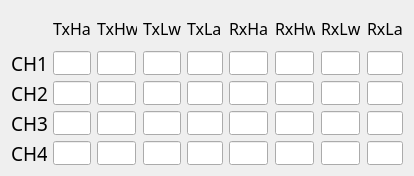
    <widget class="QWidget" name="gridLayoutWidget_3">
     <property name="geometry">
      <rect>
       <x>20</x>
       <y>450</y>
       <width>414</width>
       <height>176</height>
      </rect>
     </property>
     <layout class="QGridLayout" name="gridLayout_C">
      <item row="4" column="2">
       <widget class="QLineEdit" name="lineEdit_C_32">
        <property name="maximumSize">
         <size>
          <width>39</width>
          <height>24</height>
         </size>
        </property>
       </widget>
      </item>
      <item row="3" column="5">
       <widget class="QLineEdit" name="lineEdit_C_25">
        <property name="maximumSize">
         <size>
          <width>39</width>
          <height>24</height>
         </size>
        </property>
       </widget>
      </item>
      <item row="3" column="3">
       <widget class="QLineEdit" name="lineEdit_C_23">
        <property name="maximumSize">
         <size>
          <width>39</width>
          <height>24</height>
         </size>
        </property>
       </widget>
      </item>
      <item row="5" column="3">
       <widget class="QLineEdit" name="lineEdit_C_43">
        <property name="maximumSize">
         <size>
          <width>39</width>
          <height>24</height>
         </size>
        </property>
       </widget>
      </item>
      <item row="4" column="4">
       <widget class="QLineEdit" name="lineEdit_C_34">
        <property name="maximumSize">
         <size>
          <width>39</width>
          <height>24</height>
         </size>
        </property>
       </widget>
      </item>
      <item row="2" column="6">
       <widget class="QLineEdit" name="lineEdit_C_16">
        <property name="maximumSize">
         <size>
          <width>39</width>
          <height>24</height>
         </size>
        </property>
       </widget>
      </item>
      <item row="5" column="0">
       <widget class="QLabel" name="label_temp_36">
        <property name="maximumSize">
         <size>
          <width>36</width>
          <height>24</height>
         </size>
        </property>
        <property name="font">
         <font>
          <family>黑体</family>
          <pointsize>14</pointsize>
         </font>
        </property>
        <property name="text">
         <string>CH4</string>
        </property>
       </widget>
      </item>
      <item row="3" column="1">
       <widget class="QLineEdit" name="lineEdit_C_21">
        <property name="maximumSize">
         <size>
          <width>39</width>
          <height>24</height>
         </size>
        </property>
       </widget>
      </item>
      <item row="5" column="4">
       <widget class="QLineEdit" name="lineEdit_C_44">
        <property name="maximumSize">
         <size>
          <width>39</width>
          <height>24</height>
         </size>
        </property>
       </widget>
      </item>
      <item row="3" column="8">
       <widget class="QLineEdit" name="lineEdit_C_28">
        <property name="maximumSize">
         <size>
          <width>39</width>
          <height>24</height>
         </size>
        </property>
       </widget>
      </item>
      <item row="4" column="3">
       <widget class="QLineEdit" name="lineEdit_C_33">
        <property name="maximumSize">
         <size>
          <width>39</width>
          <height>24</height>
         </size>
        </property>
       </widget>
      </item>
      <item row="4" column="6">
       <widget class="QLineEdit" name="lineEdit_C_36">
        <property name="maximumSize">
         <size>
          <width>39</width>
          <height>24</height>
         </size>
        </property>
       </widget>
      </item>
      <item row="2" column="5">
       <widget class="QLineEdit" name="lineEdit_C_15">
        <property name="maximumSize">
         <size>
          <width>39</width>
          <height>24</height>
         </size>
        </property>
       </widget>
      </item>
      <item row="2" column="1">
       <widget class="QLineEdit" name="lineEdit_C_11">
        <property name="maximumSize">
         <size>
          <width>39</width>
          <height>24</height>
         </size>
        </property>
       </widget>
      </item>
      <item row="4" column="8">
       <widget class="QLineEdit" name="lineEdit_C_38">
        <property name="maximumSize">
         <size>
          <width>39</width>
          <height>24</height>
         </size>
        </property>
       </widget>
      </item>
      <item row="4" column="1">
       <widget class="QLineEdit" name="lineEdit_C_31">
        <property name="maximumSize">
         <size>
          <width>39</width>
          <height>24</height>
         </size>
        </property>
       </widget>
      </item>
      <item row="1" column="5">
       <widget class="QLabel" name="label_temp_60">
        <property name="maximumSize">
         <size>
          <width>40</width>
          <height>35</height>
         </size>
        </property>
        <property name="font">
         <font>
          <family>黑体</family>
          <pointsize>12</pointsize>
         </font>
        </property>
        <property name="text">
         <string>RxHa</string>
        </property>
       </widget>
      </item>
      <item row="2" column="4">
       <widget class="QLineEdit" name="lineEdit_C_14">
        <property name="maximumSize">
         <size>
          <width>39</width>
          <height>24</height>
         </size>
        </property>
       </widget>
      </item>
      <item row="3" column="6">
       <widget class="QLineEdit" name="lineEdit_C_26">
        <property name="maximumSize">
         <size>
          <width>39</width>
          <height>24</height>
         </size>
        </property>
       </widget>
      </item>
      <item row="2" column="7">
       <widget class="QLineEdit" name="lineEdit_C_17">
        <property name="maximumSize">
         <size>
          <width>39</width>
          <height>24</height>
         </size>
        </property>
       </widget>
      </item>
      <item row="4" column="5">
       <widget class="QLineEdit" name="lineEdit_C_35">
        <property name="maximumSize">
         <size>
          <width>39</width>
          <height>24</height>
         </size>
        </property>
       </widget>
      </item>
      <item row="5" column="6">
       <widget class="QLineEdit" name="lineEdit_C_46">
        <property name="maximumSize">
         <size>
          <width>39</width>
          <height>24</height>
         </size>
        </property>
       </widget>
      </item>
      <item row="5" column="8">
       <widget class="QLineEdit" name="lineEdit_C_48">
        <property name="maximumSize">
         <size>
          <width>39</width>
          <height>24</height>
         </size>
        </property>
       </widget>
      </item>
      <item row="5" column="2">
       <widget class="QLineEdit" name="lineEdit_C_42">
        <property name="maximumSize">
         <size>
          <width>39</width>
          <height>24</height>
         </size>
        </property>
       </widget>
      </item>
      <item row="3" column="7">
       <widget class="QLineEdit" name="lineEdit_C_27">
        <property name="maximumSize">
         <size>
          <width>39</width>
          <height>24</height>
         </size>
        </property>
       </widget>
      </item>
      <item row="5" column="5">
       <widget class="QLineEdit" name="lineEdit_C_45">
        <property name="maximumSize">
         <size>
          <width>39</width>
          <height>24</height>
         </size>
        </property>
       </widget>
      </item>
      <item row="5" column="7">
       <widget class="QLineEdit" name="lineEdit_C_47">
        <property name="maximumSize">
         <size>
          <width>39</width>
          <height>24</height>
         </size>
        </property>
       </widget>
      </item>
      <item row="3" column="2">
       <widget class="QLineEdit" name="lineEdit_C_22">
        <property name="maximumSize">
         <size>
          <width>39</width>
          <height>24</height>
         </size>
        </property>
       </widget>
      </item>
      <item row="4" column="7">
       <widget class="QLineEdit" name="lineEdit_C_37">
        <property name="maximumSize">
         <size>
          <width>39</width>
          <height>24</height>
         </size>
        </property>
       </widget>
      </item>
      <item row="3" column="0">
       <widget class="QLabel" name="label_temp_35">
        <property name="maximumSize">
         <size>
          <width>36</width>
          <height>24</height>
         </size>
        </property>
        <property name="font">
         <font>
          <family>黑体</family>
          <pointsize>14</pointsize>
         </font>
        </property>
        <property name="text">
         <string>CH2</string>
        </property>
       </widget>
      </item>
      <item row="2" column="3">
       <widget class="QLineEdit" name="lineEdit_C_13">
        <property name="maximumSize">
         <size>
          <width>39</width>
          <height>24</height>
         </size>
        </property>
       </widget>
      </item>
      <item row="5" column="1">
       <widget class="QLineEdit" name="lineEdit_C_41">
        <property name="maximumSize">
         <size>
          <width>39</width>
          <height>24</height>
         </size>
        </property>
       </widget>
      </item>
      <item row="2" column="8">
       <widget class="QLineEdit" name="lineEdit_C_18">
        <property name="maximumSize">
         <size>
          <width>39</width>
          <height>24</height>
         </size>
        </property>
       </widget>
      </item>
      <item row="3" column="4">
       <widget class="QLineEdit" name="lineEdit_C_24">
        <property name="maximumSize">
         <size>
          <width>39</width>
          <height>24</height>
         </size>
        </property>
       </widget>
      </item>
      <item row="2" column="2">
       <widget class="QLineEdit" name="lineEdit_C_12">
        <property name="maximumSize">
         <size>
          <width>39</width>
          <height>24</height>
         </size>
        </property>
       </widget>
      </item>
      <item row="2" column="0">
       <widget class="QLabel" name="label_temp_34">
        <property name="maximumSize">
         <size>
          <width>36</width>
          <height>24</height>
         </size>
        </property>
        <property name="font">
         <font>
          <family>黑体</family>
          <pointsize>14</pointsize>
         </font>
        </property>
        <property name="text">
         <string>CH1</string>
        </property>
       </widget>
      </item>
      <item row="4" column="0">
       <widget class="QLabel" name="label_temp_39">
        <property name="maximumSize">
         <size>
          <width>36</width>
          <height>24</height>
         </size>
        </property>
        <property name="font">
         <font>
          <family>黑体</family>
          <pointsize>14</pointsize>
         </font>
        </property>
        <property name="text">
         <string>CH3</string>
        </property>
       </widget>
      </item>
      <item row="1" column="2">
       <widget class="QLabel" name="label_temp_64">
        <property name="maximumSize">
         <size>
          <width>40</width>
          <height>35</height>
         </size>
        </property>
        <property name="font">
         <font>
          <family>黑体</family>
          <pointsize>12</pointsize>
         </font>
        </property>
        <property name="text">
         <string>TxHw</string>
        </property>
       </widget>
      </item>
      <item row="1" column="4">
       <widget class="QLabel" name="label_temp_62">
        <property name="maximumSize">
         <size>
          <width>40</width>
          <height>35</height>
         </size>
        </property>
        <property name="font">
         <font>
          <family>黑体</family>
          <pointsize>12</pointsize>
         </font>
        </property>
        <property name="text">
         <string>TxLa</string>
        </property>
       </widget>
      </item>
      <item row="1" column="3">
       <widget class="QLabel" name="label_temp_61">
        <property name="maximumSize">
         <size>
          <width>40</width>
          <height>35</height>
         </size>
        </property>
        <property name="font">
         <font>
          <family>黑体</family>
          <pointsize>12</pointsize>
         </font>
        </property>
        <property name="text">
         <string>TxLw</string>
        </property>
       </widget>
      </item>
      <item row="1" column="6">
       <widget class="QLabel" name="label_temp_63">
        <property name="maximumSize">
         <size>
          <width>40</width>
          <height>35</height>
         </size>
        </property>
        <property name="font">
         <font>
          <family>黑体</family>
          <pointsize>12</pointsize>
         </font>
        </property>
        <property name="text">
         <string>RxHw</string>
        </property>
       </widget>
      </item>
      <item row="1" column="7">
       <widget class="QLabel" name="label_temp_67">
        <property name="maximumSize">
         <size>
          <width>40</width>
          <height>35</height>
         </size>
        </property>
        <property name="font">
         <font>
          <family>黑体</family>
          <pointsize>12</pointsize>
         </font>
        </property>
        <property name="text">
         <string>RxLw</string>
        </property>
       </widget>
      </item>
      <item row="1" column="8">
       <widget class="QLabel" name="label_temp_65">
        <property name="maximumSize">
         <size>
          <width>40</width>
          <height>35</height>
         </size>
        </property>
        <property name="font">
         <font>
          <family>黑体</family>
          <pointsize>12</pointsize>
         </font>
        </property>
        <property name="text">
         <string>RxLa</string>
        </property>
       </widget>
      </item>
      <item row="1" column="1">
       <widget class="QLabel" name="label_temp_66">
        <property name="maximumSize">
         <size>
          <width>40</width>
          <height>35</height>
         </size>
        </property>
        <property name="font">
         <font>
          <family>黑体</family>
          <pointsize>12</pointsize>
         </font>
        </property>
        <property name="text">
         <string>TxHa</string>
        </property>
       </widget>
      </item>
     </layout>
    </widget>
